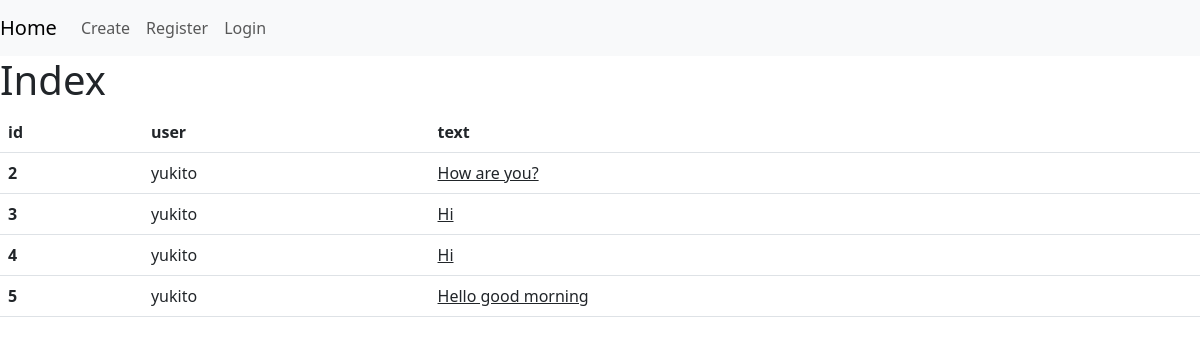
Before: / with the older database file.
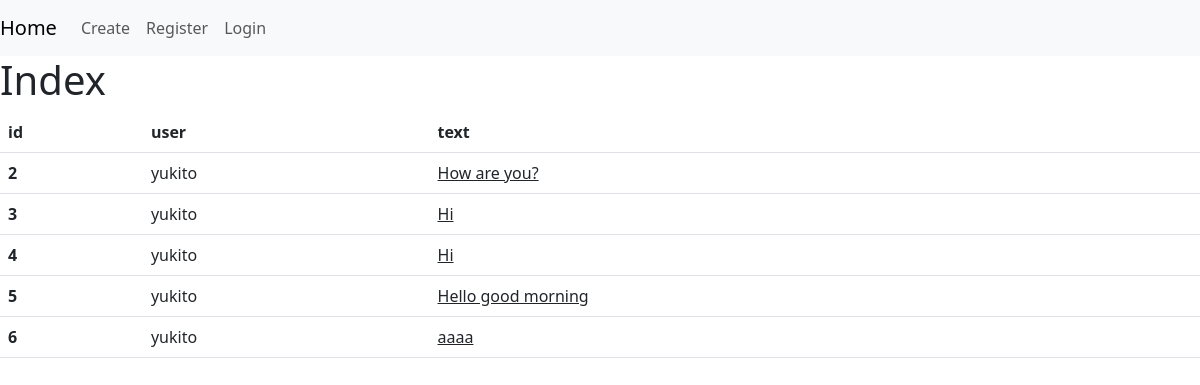
After: the same page with the newer database file.
### core/models.py (models this page shows, shortened)
class Post(models.Model):
    user=models.ForeignKey(User,on_delete=models.CASCADE)
    text=models.TextField(max_length=300)
    date=models.DateTimeField(auto_now_add=True)

### core/views.py (the view)
# urls.py: path('',views.index,name='index'),
def index(request):
    posts = Post.objects.all()
    context={
        'posts': posts,
    }
    return render(request,'core/index.html',context)

### templates/core/index.html (shortened to what this page needs)
{% extends 'base.html' %}
{% block content %}
    <h1>Index</h1>
    <table class="table">
        <thead class="thead-dark">
          <tr>
            <th>id</th>
            <th>user</th>
            <th>text</th>
          </tr>
        </thead>
        <tbody>
            {% for p in posts %}
            <tr>
                <th scope="row">{{p.id}}</th>
                <td>{{p.user}}</td>
                <td><a href="{% url 'detail' p.id %}" class="text-dark">{{p.text}}</a></td>
            </tr>
            {% endfor %}
        </tbody>
      </table>
{% endblock content %}

### templates/base.html (shortened to what this page needs)
<!DOCTYPE html>
<html lang="en">
<head>
    <link href="https://cdn.jsdelivr.net/npm/bootstrap@5.3.0/dist/css/bootstrap.min.css" rel="stylesheet">
</head>
<body>
    {% include 'navbar.html' %}
    {% block content %}
    {% endblock content %}
</body>
</html>

### templates/navbar.html (shortened to what this page needs)
<nav class="navbar navbar-expand-lg navbar-light bg-light ">
    <a class="navbar-brand" href="{% url 'index' %}">Home</a>
    <div class="collapse navbar-collapse" id="navbarTogglerDemo02">
      <ul class="navbar-nav mr-auto mt-2 mt-md-0">
        <li class="nav-item active">
          <a class="nav-link" href="{% url 'create' %}">Create </span></a>
        </li>
        {% if request.user.is_authenticated %}
        <li class="nav-item">
          <a class="nav-link" href="{% url 'logout' %}">Logout</a>
        </li>
        {% else %}
        <li class="nav-item">
          <a class="nav-link" href="{% url 'register' %}">Register</a>
        </li>
        <li class="nav-item">
          <a class="nav-link" href="{% url 'login' %}">Login</a>
        </li>
        {% endif %}
      </ul>
    </div>
  </nav>

Changed rows visible on the page:
added Post: id "6", user "yukito", text "aaaa"
